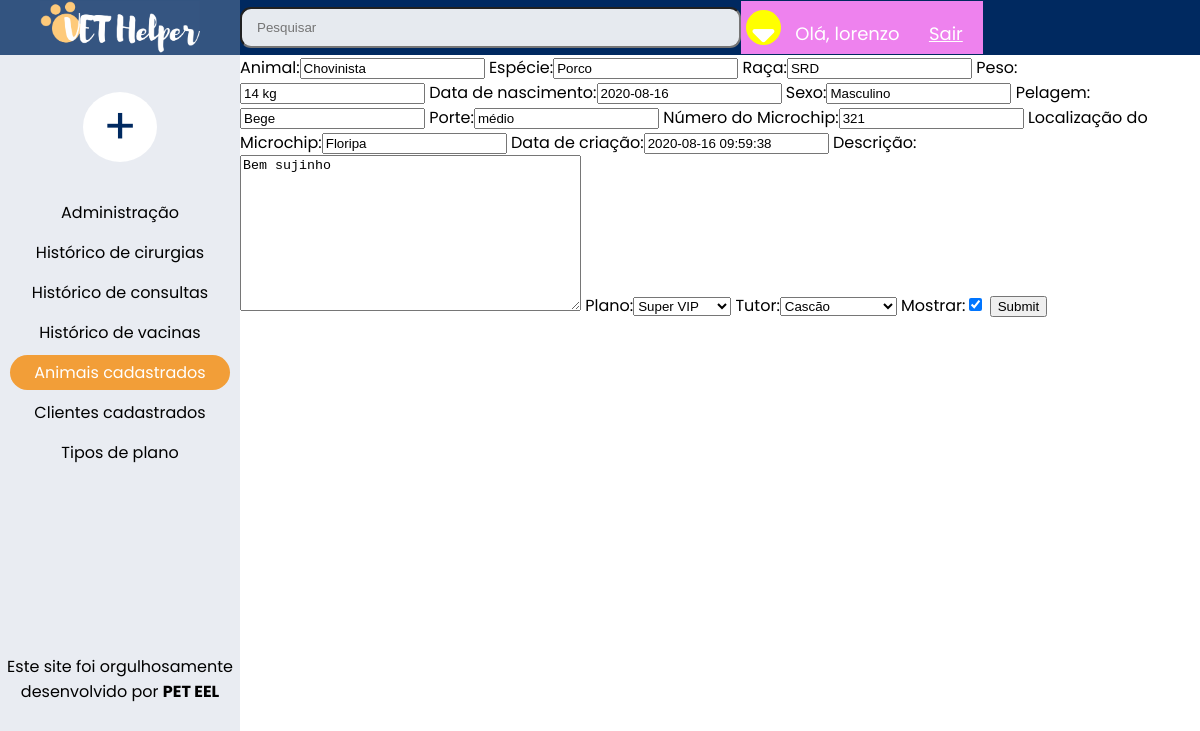
/atualizar_animal/5/ (signed in), run on an earlier commit of the app's database.
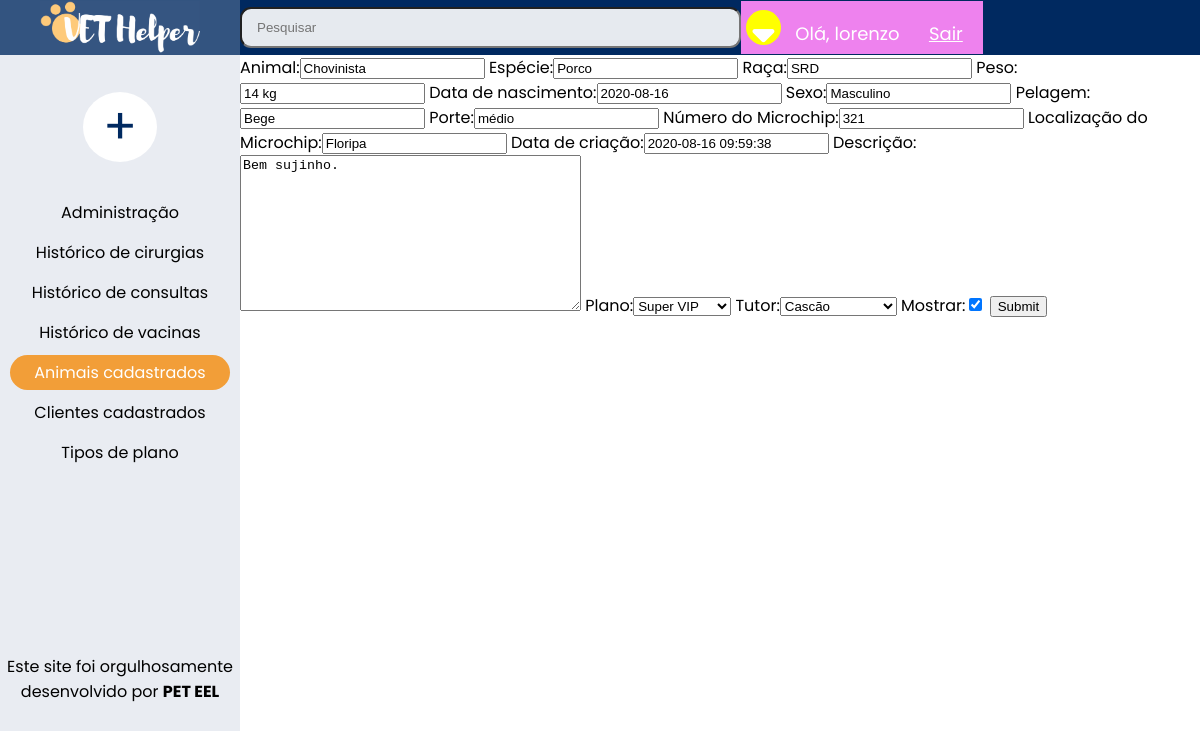
And on a later commit of the database.
### clientes/models.py (models this page shows, shortened)
class Animal(models.Model):#animal
    animal = models.CharField(max_length=255)
    especie = models.CharField(verbose_name='Espécie', max_length=255, blank=True)
    raca = models.CharField(verbose_name='Raça', max_length=255)
    peso = models.CharField(max_length=255, blank=True)
    data_nascimento = models.DateField(verbose_name='Data de nascimento', blank=True)
    sexo = models.CharField(max_length=255, blank=True)
    pelagem = models.CharField(max_length=255, blank=True)
    porte = models.CharField(max_length=255, blank=True)
    microchip_numero = models.CharField(verbose_name='Número do Microchip', max_length=255, blank=True)
    microchip_local = models.CharField(verbose_name='Localização do Microchip',max_length=255, blank=True)
    data_criacao = models.DateTimeField(verbose_name='Data de criação', default=timezone.now)
    descricao = models.TextField(verbose_name='Descrição', blank=True)
    plano = models.ForeignKey(Plano, on_delete=models.CASCADE)
    tutor = models.ForeignKey(Tutor, on_delete=models.CASCADE)
    mostrar = models.BooleanField(default=True)
    class Meta:
        verbose_name = 'Animal'
        verbose_name_plural = 'Animais'

### clientes/views.py (the view)
# urls.py: path('atualizar_animal/<str:pk>/', views.atualizarAnimal, name='atualizar_animal'),
@login_required(login_url='login')
def atualizarAnimal(request, pk):
    animal = Animal.objects.get(id=pk)
    form = AnimalForm(instance=animal)
    if request.method == 'POST':
        form = AnimalForm(request.POST, instance=animal)
        if form.is_valid():
            form.save()
            return redirect('/')
    context = {'form':form}
    return render(request, 'clientes/animal_form.html', context)

### clientes/forms.py
class AnimalForm(ModelForm):
    class Meta:
        model = Animal
        fields = '__all__'

### clientes/models.py (called while the page is built)
    def __str__(self):
        return self.nome

    def __str__(self):
        return self.nome

### clientes/templates/clientes/animal_form.html (shortened to what this page needs)
{% extends 'base.html' %}
{% block conteudo-esquerda %}
<div class="home_page-esquerda">
    <section class="botao" style="margin-top: 35px;">
        <a class="botao-esquerda" href="#">+</a>
    </section>
    <section>
        <a class="links-principais" href="{% url 'admin:index' %}">Administração</a>
    </section>
    <section>
        <a class="links-principais" href="{% url 'cirurgia' %}">Histórico de cirurgias</a>
    </section>
    <section>
        <a class="links-principais" href="{% url 'consulta' %}">Histórico de consultas</a>
    </section>
    <section>
        <a class="links-principais" href="{% url 'vacina' %}">Histórico de vacinas</a>
    </section>
    <section>
        <a class="links-principais-especial" href="{% url 'index' %}">Animais cadastrados</a>
    </section>
    <section>
        <a class="links-principais" href="{% url 'clientes' %}">Clientes cadastrados</a>
    </section>
    <section>
        <a class="links-principais" href="#">Tipos de plano</a>
    </section>
</div>
{% endblock %}
{%block conteudo-direita%}
<form action = "" method="POST">
    {{form}}
    <input type="submit" name="Criar">
</form>
{% endblock%}

What changed in the data, as far as the page shows it:
changed Animal "Chovinista": descricao "Bem sujinho" → "Bem sujinho."
